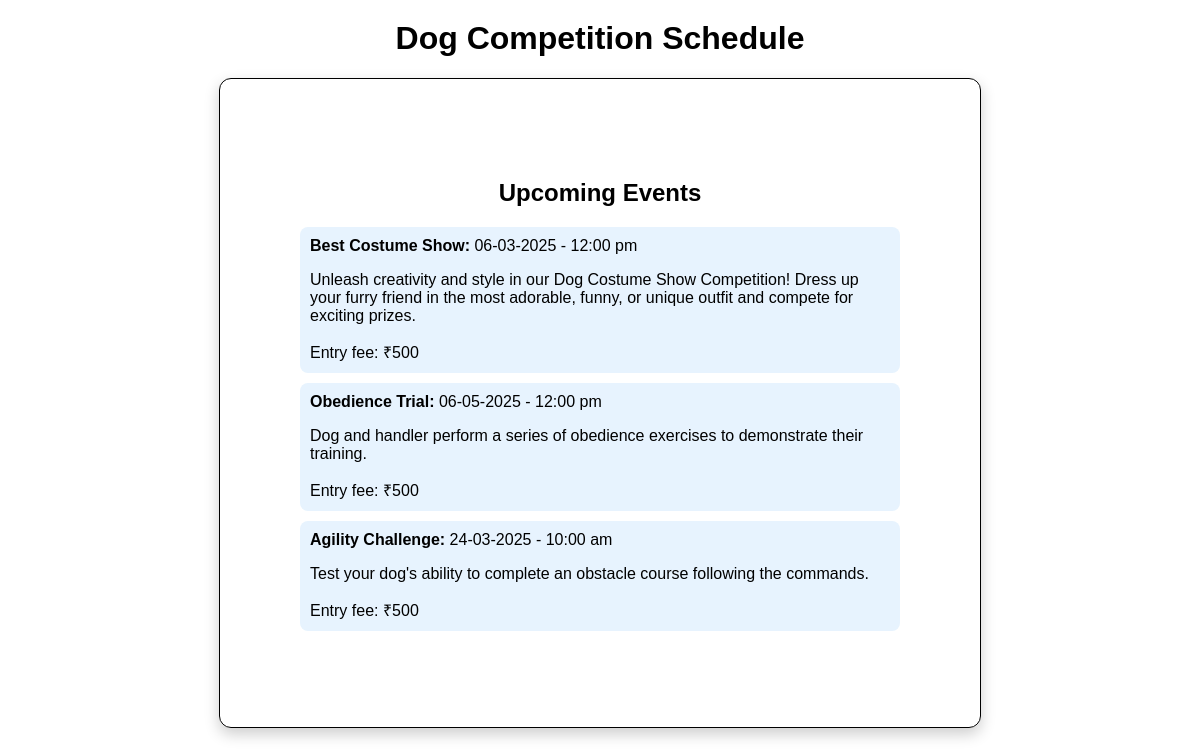
Screenshot of /schedule4 with the database file from the repository.
### models.py (models this page shows, shortened)
class Competition(db.Model):
    __tablename__ = 'competition'
    id = db.Column(db.Integer, primary_key=True)
    title = db.Column(db.String(100), nullable=False)
    date = db.Column(db.String(100), nullable=False)
    time = db.Column(db.String(100), nullable=False)
    description = db.Column(db.Text, nullable=False)
    price = db.Column(db.Integer, nullable=False)

### app.py (the view)
@app.route('/schedule4')
def schedule4():
    competitions = Competition.query.order_by(Competition.date).all()
    return render_template('schedule4.html', competitions=competitions)

### templates/schedule4.html (shortened to what this page needs)
<!DOCTYPE html>
<html lang="en">
<head>
    <link rel="stylesheet" href="../static/css/schedule4.css">
</head>
<body>
    <h1>Dog Competition Schedule</h1>
    <div class="container">
        <h2>Upcoming Events</h2>
        <ul class="schedule-list">
            {% for competition in competitions %}
            <li>
                <strong>{{ competition.title }}:</strong>
                {{ competition.date }} - {{ competition.time }}
                {% if competition.description %}
                <p class="description">{{ competition.description }}</p>
                {% endif %}
                {% if competition.price %}
                <span class="price">Entry fee: ₹{{ competition.price }}</span>
                {% endif %}
            </li>
            {% else %}
            <li>No upcoming competitions scheduled.</li>
            {% endfor %}
        </ul>
    </div>
</body>
</html>

### static/css/schedule4.css (style rules this page uses)
body { font-family: 'Arial', sans-serif; font-weight: 100; margin: 0; padding: 0; min-height: 100vh; background-color: #f4f4f9; background: url('https://images.pexels.com/photos/1108099/pexels-photo-1108099.jpeg') no-repeat center center/cover; color: black; }
h1 { text-align: center; margin-top: 20px; color: black; }
h2 { text-align: center; margin-top: 20px; color: black; }
.container { max-width: 600px; width: 85%; margin: 20px auto; background: #fff; background-color: rgba(255, 255, 255, 0.7); border: 1px solid black; padding: 80px; border-radius: 12px; box-shadow: 0 6px 15px rgba(0, 0, 0, 0.2); }
.schedule-list { list-style: none; padding: 0; }
.schedule-list li { margin: 10px 0; padding: 10px; background: #e7f3fe; border-radius: 8px; }

### rows the page displays
Competition: title "Best Costume Show", date "06-03-2025", time "12:00 pm", description "Unleash creativity and style in our Dog Costume Show Competition! Dress up your furry friend in the most adorable, funny, or unique outfit and compete for exciting prizes.", price "500"
Competition: title "Obedience Trial", date "06-05-2025", time "12:00 pm", description "Dog and handler perform a series of obedience exercises to demonstrate their training.", price "500"
Competition: title "Agility Challenge", date "24-03-2025", time "10:00 am", description "Test your dog's ability to complete an obstacle course following the commands.", price "500"
